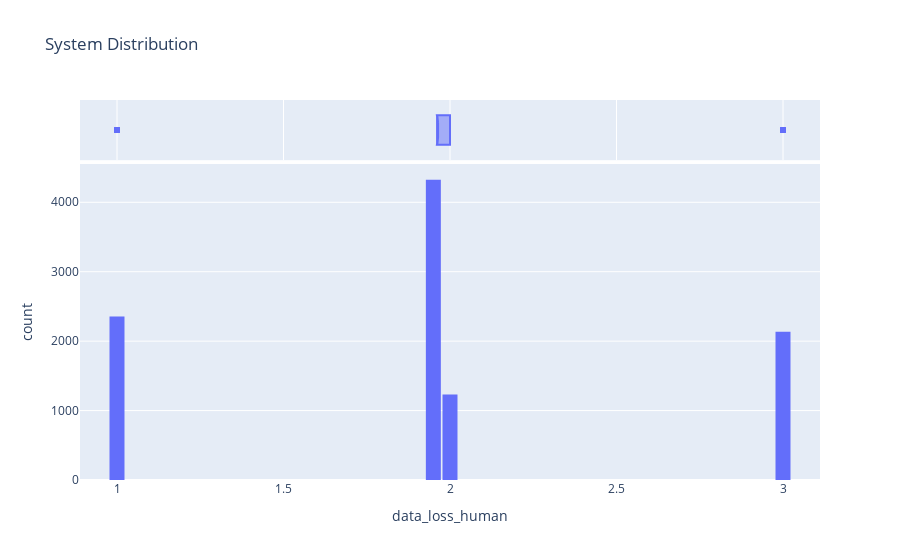

The notebook cell saved with this chart:
### Code cell
fig = px.histogram(dataset, x='data_loss_human', marginal='box', title='System Distribution')
fig.update_layout(bargap=0.1)
fig.show()

### Figure 1 — Plotly figure (JSON) as saved in the notebook; plotly's stock layout.template omitted (floating-point values rounded to 4 significant figures; data arrays with more than 128 entries replaced by an {"elided": "..."} marker saying what was removed)
{"data": [{"alignmentgroup": "True", "bingroup": "x", "hovertemplate": "data_loss_human=%{x}<br>count=%{y}<extra></extra>", "legendgroup": "", "marker": {"color": "#636efa"}, "name": "", "offsetgroup": "", "orientation": "v", "showlegend": false, "type": "histogram", "x": {"elided": "10047 float values"}, "xaxis": "x", "yaxis": "y"}, {"alignmentgroup": "True", "hovertemplate": "data_loss_human=%{x}<extra></extra>", "legendgroup": "", "marker": {"color": "#636efa"}, "name": "", "notched": true, "offsetgroup": "", "showlegend": false, "type": "box", "x": {"elided": "10047 float values"}, "xaxis": "x2", "yaxis": "y2"}], "layout": {"bargap": 0.1, "barmode": "relative", "legend": {"tracegroupgap": 0}, "title": {"text": "System Distribution"}, "xaxis": {"anchor": "y", "domain": [0, 1], "title": {"text": "data_loss_human"}}, "xaxis2": {"anchor": "y2", "domain": [0, 1], "matches": "x", "showgrid": true, "showticklabels": false}, "yaxis": {"anchor": "x", "domain": [0, 0.8316], "title": {"text": "count"}}, "yaxis2": {"anchor": "x2", "domain": [0.8416, 1], "matches": "y2", "showgrid": false, "showline": false, "showticklabels": false, "ticks": ""}}}
